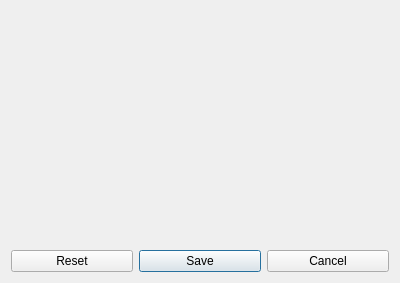
<?xml version="1.0" encoding="UTF-8"?>
<ui version="4.0">
 <class>Form</class>
 <widget class="QWidget" name="Form">
  <property name="geometry">
   <rect>
    <x>0</x>
    <y>0</y>
    <width>400</width>
    <height>283</height>
   </rect>
  </property>
  <property name="windowTitle">
   <string>Form</string>
  </property>
  <layout class="QGridLayout" name="gridLayout">
   <item row="0" column="0" colspan="3">
    <widget class="QScrollArea" name="uiQueryAREA">
     <property name="frameShape">
      <enum>QFrame::NoFrame</enum>
     </property>
     <property name="widgetResizable">
      <bool>true</bool>
     </property>
     <widget class="QWidget" name="scrollAreaWidgetContents">
      <property name="geometry">
       <rect>
        <x>0</x>
        <y>0</y>
        <width>382</width>
        <height>228</height>
       </rect>
      </property>
     </widget>
    </widget>
   </item>
   <item row="1" column="0">
    <widget class="QPushButton" name="uiResetBTN">
     <property name="text">
      <string>Reset</string>
     </property>
     <property name="autoDefault">
      <bool>false</bool>
     </property>
    </widget>
   </item>
   <item row="1" column="1">
    <widget class="QPushButton" name="uiSaveBTN">
     <property name="text">
      <string>Save</string>
     </property>
     <property name="autoDefault">
      <bool>true</bool>
     </property>
     <property name="default">
      <bool>true</bool>
     </property>
    </widget>
   </item>
   <item row="1" column="2">
    <widget class="QPushButton" name="uiCancelBTN">
     <property name="text">
      <string>Cancel</string>
     </property>
     <property name="autoDefault">
      <bool>false</bool>
     </property>
    </widget>
   </item>
  </layout>
 </widget>
 <resources/>
 <connections/>
</ui>
